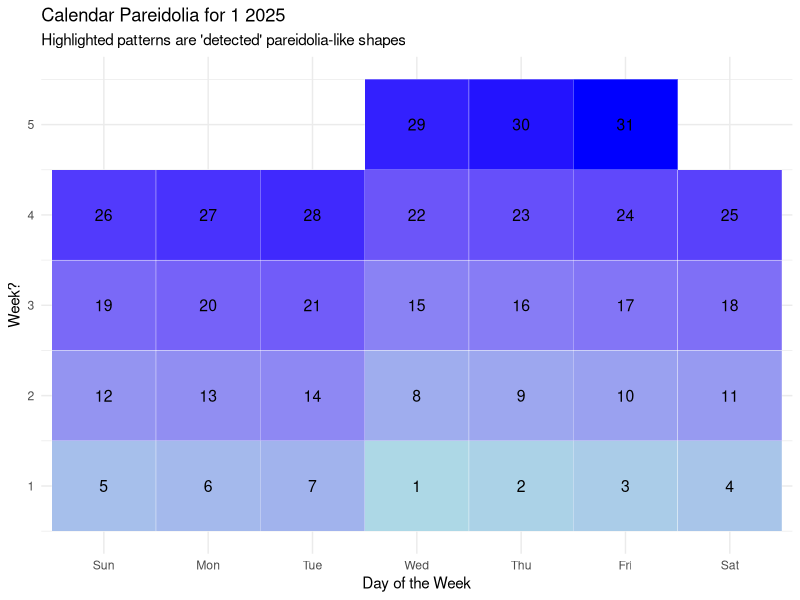

Write the R code that produced this figure.
getwd()
setwd("/Users/tomazkastrun/Documents/tomaztk_github/Useless_R_functions/functions")

library(ggplot2)
library(dplyr)
library(lubridate)


##########################################
# 
# Function t0 generate calendar pareidolia
#
# Series:
# Little Useless-useful R functions #65
# Created: January 03, 2035
# Author: Tomaz Kastrun
# Blog: tomaztsql.wordpress.com
# V.1.0

# Changelog: 
###########################################


days_in_month <- function(date) {
  return(as.numeric(format(date + months(1) - days(1), "%d")))
}

# 
# year <- 2025
# month <- 2
# as.Date(paste(year, month, "01", sep = "-"))
# as.Date(paste(year, month, days_in_month(as.Date(paste(year, month, "01", sep = "-"))), sep = "-"))
# 
# 
# days <- seq.Date(from = as.Date(paste(year, month, "01", sep = "-")),
#                  to = as.Date(paste(year, month, days_in_month(as.Date(paste(year, month, "01", sep = "-"))), sep = "-")),
#                  by = "day")
# 
# calendar <- data.frame(
#   date = days,
#   day = wday(days, label = TRUE, locale = Sys.getlocale("LC_TIME") ),
#   #week = as.numeric(format(days, "%U")) - min(as.numeric(format(days, "%U"))) + 1
#   week = lubridate::week(days)
# )
# 
# calendar
# lubridate::week("2025-02-28")
# 
# wday(x, label = FALSE, abbr = TRUE, week_start = getOption("lubridate.week.start", 7), locale = Sys.getlocale("LC_TIME"))

calendar_pareidolia <- function(year, month) {

  days <- seq.Date(from = as.Date(paste(year, month, "01", sep = "-")),
                   to = as.Date(paste(year, month, days_in_month(as.Date(paste(year, month, "01", sep = "-"))), sep = "-")),
                   by = "day")
  calendar <- data.frame(
    date = days,
    day = wday(days, label = TRUE),
    week = as.numeric(format(days, "%U")) - min(as.numeric(format(days, "%U"))) + 1,
    week_graph = lubridate::week(days)
  )
  head(calendar,3)
  
  # Define quazi-patterns (example: "eyes and mouth" for faces)
  patterns <- list(
    face = c("Sun", "Mon", "Wed", "Fri", "Sun"),
    smile = c("Tue", "Wed", "Thu", "Sat"),
    vertical_line = c("Mon", "Tue", "Wed", "Thu", "Fri")
  )
  
  # "detect" quazi- patterns
  detected_patterns <- lapply(patterns, function(pat) {
    calendar %>%
      group_by(week) %>%
      filter(day %in% pat) %>%
      summarise(
        match = ifelse(all(pat %in% day), TRUE, FALSE),
        pattern = paste(pat, collapse = ", ")
      ) %>%
      filter(match == TRUE)
  })
  
  detected_patterns <- bind_rows(detected_patterns, .id = "pattern_name")
  View(detected_patterns)
  
  ## Draw calendar
  ggplot(calendar, aes(x = day, y = week_graph)) +
    geom_tile(aes(fill = date), color = "white", show.legend = FALSE) +
    scale_fill_gradient(low = "lightblue", high = "blue") +
    geom_text(aes(label = day(date)), size = 4, color = "black") +
    geom_point(
      data = calendar %>% filter(date %in% detected_patterns$date),
      aes(x = day, y = week),
      color = "red", size = 4
    ) +
    theme_minimal() +
    labs(
      title = paste("Calendar Pareidolia for", month, year),
      subtitle = "Highlighted patterns are 'detected' pareidolia-like shapes",
      x = "Day of the Week",
      y = "Week?"
    )
}

# helper?
days_in_month <- function(date) {
  return(as.numeric(format(date + months(1) - days(1), "%d")))
}

# Run the function for February 2025
calendar_pareidolia(2025, 1) 
